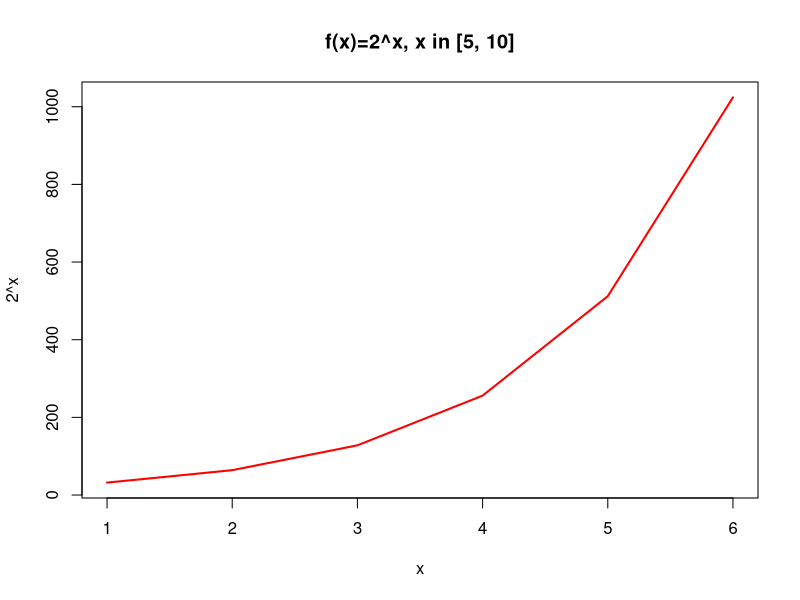
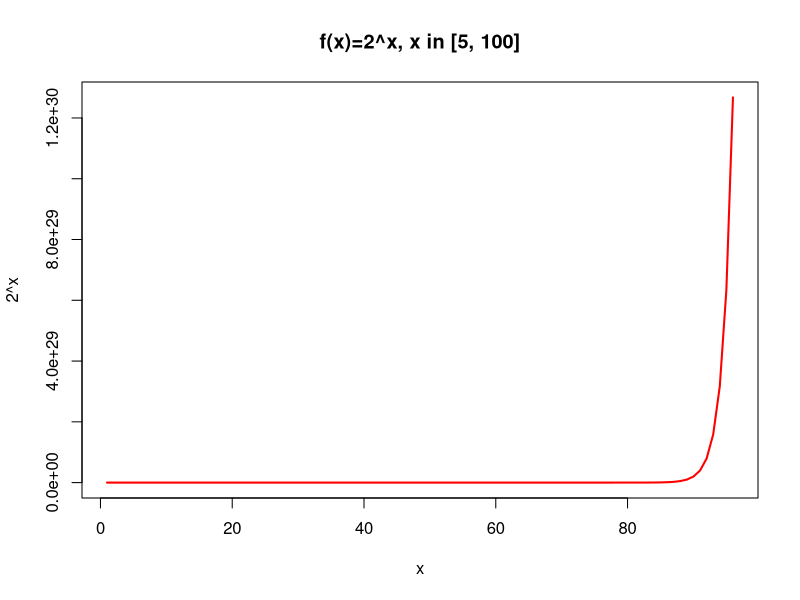
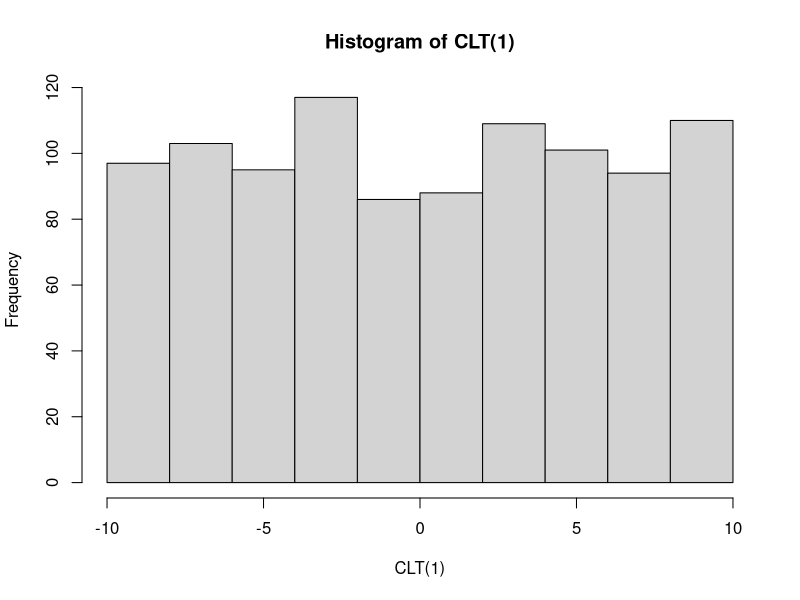
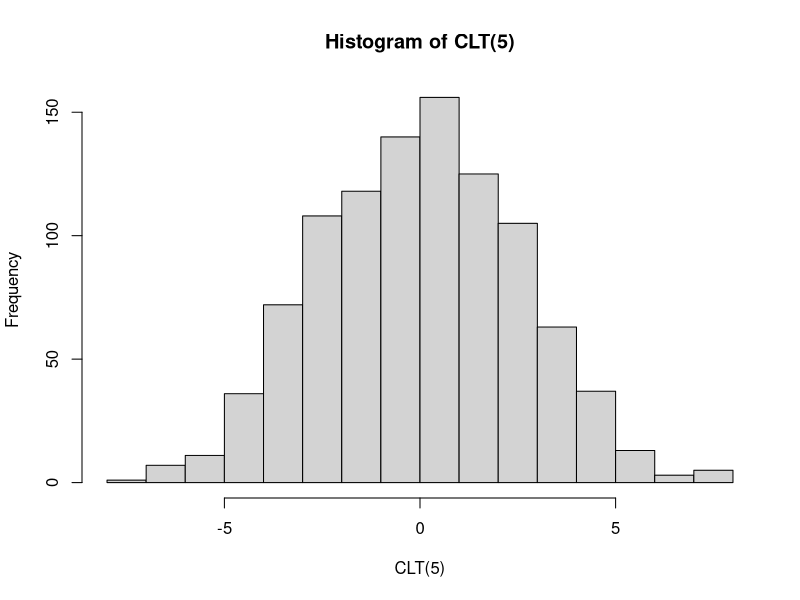
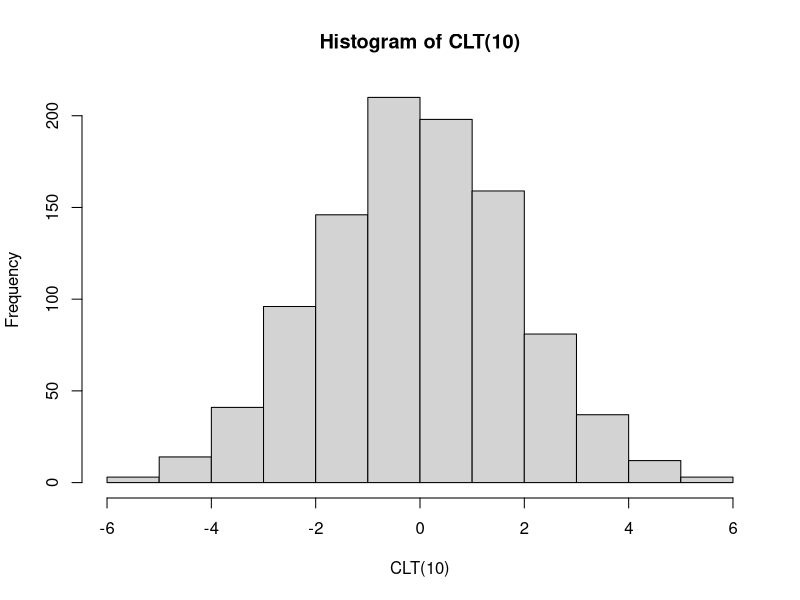
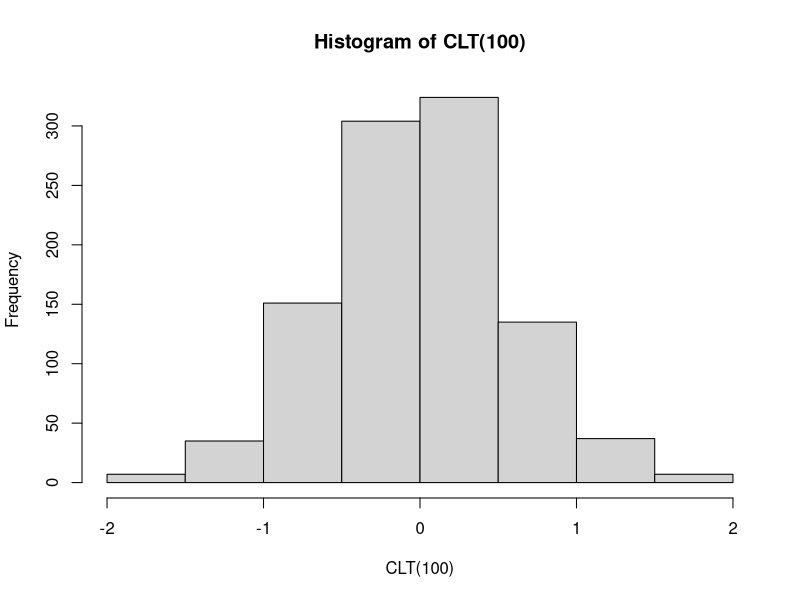
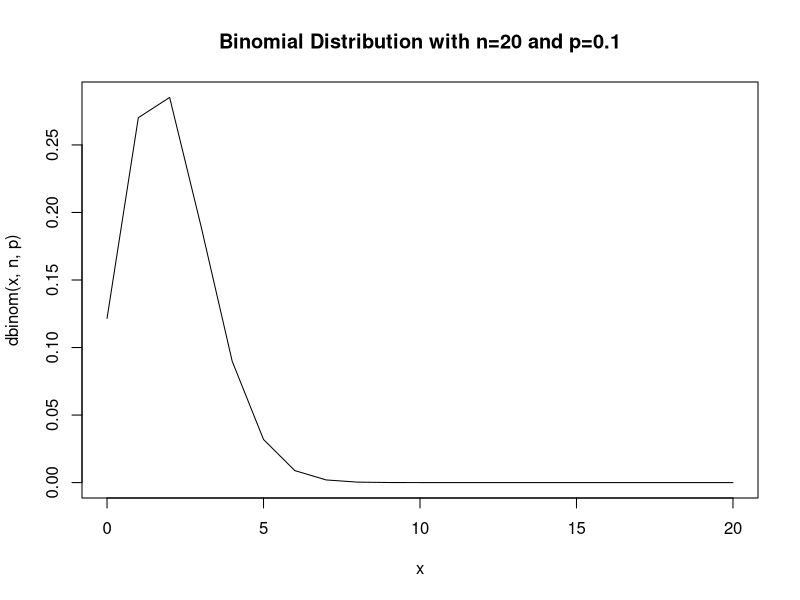
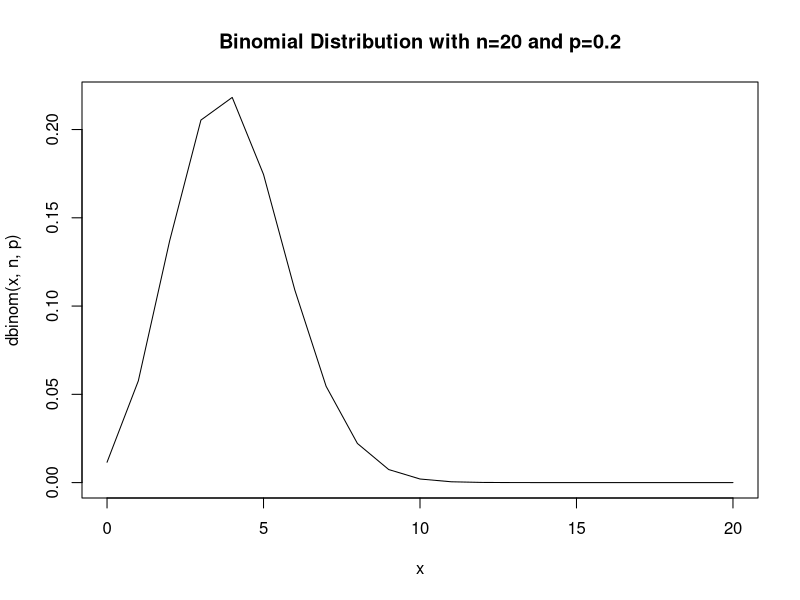

Here is the R script that generated these plots, in order: (Note: this script raises an error after producing the figures.)
# ex1
twos = function (a, b) {
  plot(2 ^ c(a:b), lwd="2", col="red", main=sprintf("f(x)=2^x, x in [%d, %d]", a, b), type="l", xlab="x", ylab = "2^x")
}

twos(5, 10)
twos(5, 100)

# ex2
dir.create(file.path(getwd(), "png"), showWarnings = FALSE)
dir.create(file.path(getwd(), "pdf"), showWarnings = FALSE)
dir.create(file.path(getwd(), "eps"), showWarnings = FALSE)

plot_binomial_distribution = function(n, probabilities, out_type) {
  x <- seq(0, n)
  for (p in probabilities) {
    switch(out_type,
           "pdf"= pdf(file = sprintf("pdf/dbinom-%d-%.0f.pdf", n, p*10)),
           "eps"= {
             setEPS()
             postscript(sprintf("eps/dbinom-%d-%.0f.eps", n, p*10))},
           "png"= png(file = sprintf("png/dbinom-%d-%.0f.png", n, p*10))
           )
    plot(x, dbinom(x, n, p), type="l", main=sprintf("Binomial Distribution with n=%d and p=%s", n, p))
    dev.off()
  }
}

plot_binomial_distribution(20, seq(0.1, 0.9, by=0.1), "png")

# ex3
dir.create(file.path(getwd(), "png"), showWarnings = FALSE)
dir.create(file.path(getwd(), "pdf"), showWarnings = FALSE)
dir.create(file.path(getwd(), "eps"), showWarnings = FALSE)

plot_normal_distribution = function(n, probabilities, out_type) {
  x <- seq(-n, n, by = 1)
  for (p in probabilities) {
    switch(out_type,
           "pdf"= pdf(file = sprintf("pdf/dnorm-%d-%.0f.pdf", n, p*10)),
           "eps"= {
             setEPS()
             postscript(sprintf("eps/dnorm-%d-%.0f.eps", n, p*10))},
           "png"= png(file = sprintf("png/dnorm-%d-%.0f.png", n, p*10))
    )
    plot(x, dnorm(x, 0, p), type="l", main=sprintf("Normal Distribution with n=%d and p=%s", n, p))
    dev.off()
  }
}

plot_normal_distribution(20, c(0.1, 1, 10), "png")

# ex4
CLT = function(n) {
  samples = c()
  for (i in seq(1,1000)) {
    samples = append(samples, mean(runif(n, min=-10, max=10)))
  }
  samples
}

hist(CLT(1))
hist(CLT(5))
hist(CLT(10))
hist(CLT(100))

var(CLT(10000))
mean(runif(100000))

#tries
probabilities = seq(0.1, 0.9, by=0.1)
n = 20
for (p in probabilities) {
  x <- seq(0, n, by = 1)
  png(file = sprintf("png/dbinom-%d-%.0f.png", n, p*10))
  pdf(file = sprintf("pdf/dbinom-%d-%.0f.pdf", n, p*10))
  setEPS()
  postscript(sprintf("eps/dbinom-%d-%.0f.eps", n, p*10))
  plot(x, dbinom(x, n, p), type="l", main=sprintf("Binomial Distribution with n=%d and p=%s", n, p))
  dev.off()
}

probabilities = seq(0.1, 0.9, by=0.1)
n = 20
for (p in probabilities) {
  x <- seq(-n, n, by = 1)
  png(file = sprintf("png/dnorm-%d-%.0f.png", n, p*10))
  pdf(file = sprintf("pdf/dnorm-%d-%.0f.pdf", n, p*10))
  setEPS()
  postscript(sprintf("eps/dnorm-%d-%.0f.eps", n, p*10))
  plot(x, dnorm(x, 0, p), type="l", main=sprintf("Normal Distribution with n=%d and p=%s", n, p))
  dev.off()
}
  
